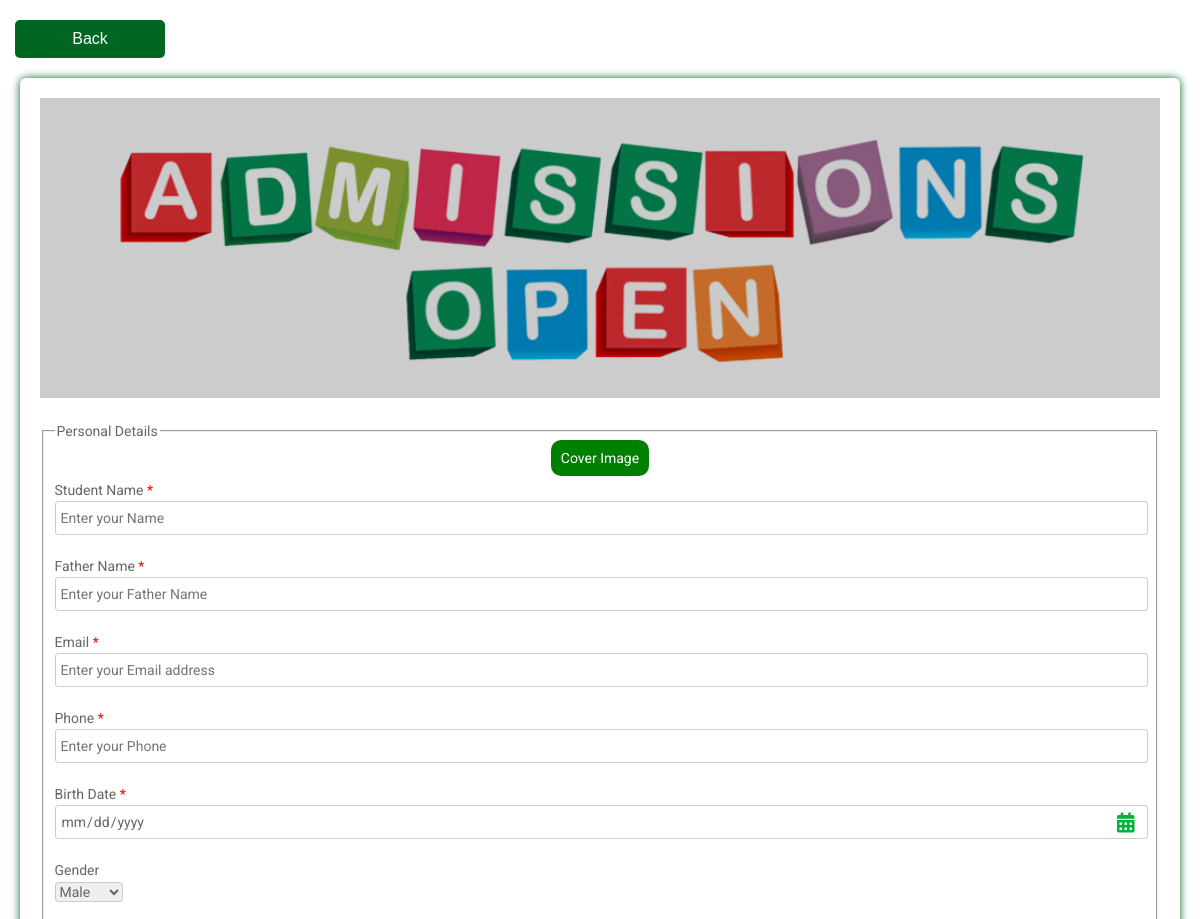
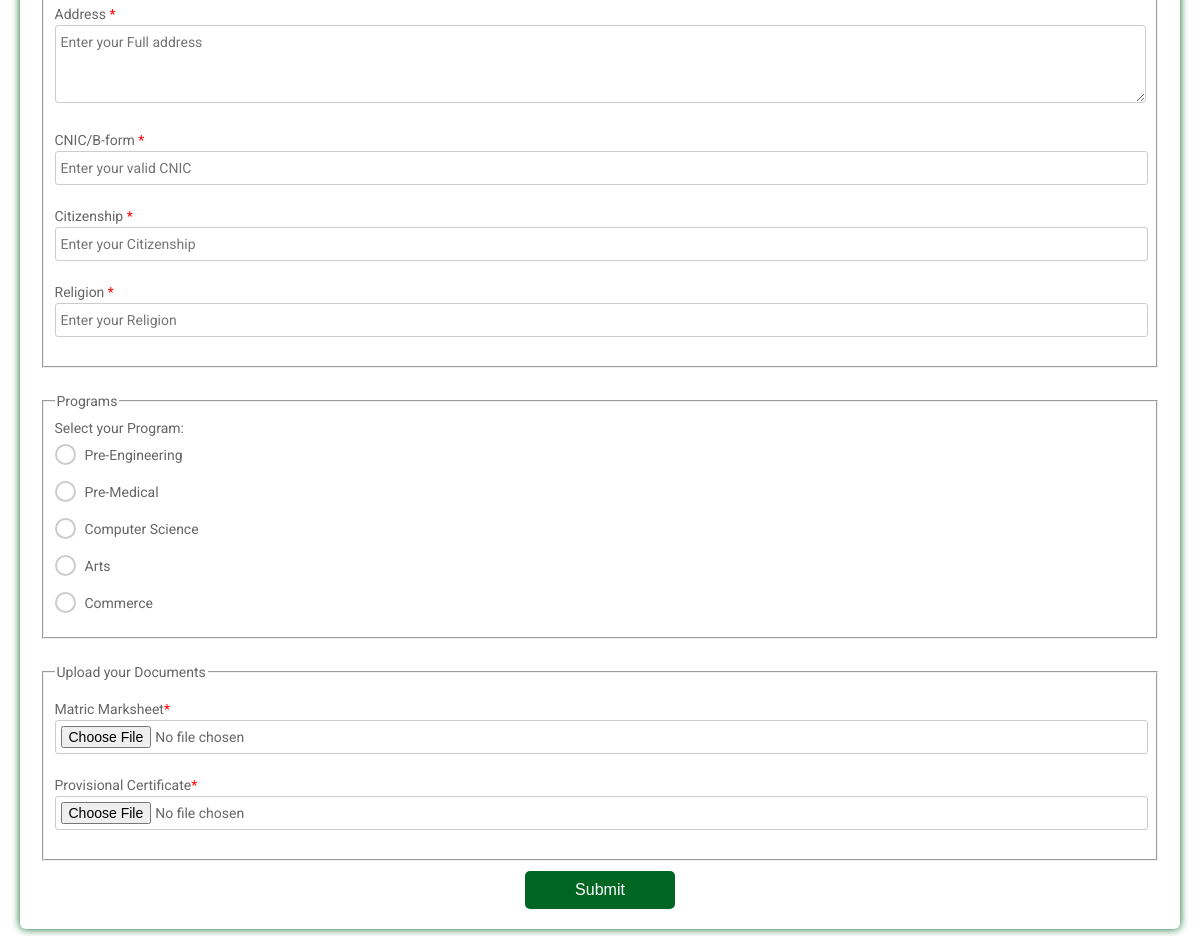
/admissonform.php, run on the app's committed database (2 pictures, top to bottom).
### tables this page shows
CREATE TABLE `program_course` (
  `id` int(11) NOT NULL,
  `program_name` varchar(255) NOT NULL
);

### admissonform.php (the view, shortened to what this page needs)
<?php
include("conn.php");
    ?>
<!DOCTYPE html>
<html>
  <head>
    <link rel="stylesheet" href="https://use.fontawesome.com/releases/v5.5.0/css/all.css">
  </head>
  <body>
    <div style="margin-left: 15px; margin-top: 20px; ">
    <a href="index.php">
    <button>Back</button>
    </a>
    </div>
    <div class="testbox">
      <form action="#" method="post" enctype="multipart/form-data">
        <div class="banner">
        </div>
        <br/>
        <fieldset>
          <legend>Personal Details</legend>
          <div style="width:100%;" align="center">
                <p><label for="file" onclick="picshow()" style="cursor: pointer; color: white; width: 10vw; height: 5vw; background-color: green; padding: 10px; border-radius: 10px;">Cover Image</label></p>
          </div>
            <div class="item">
                <label > Student Name <span>*</span></label>
                <input  type="text" name="studentname" placeholder="Enter your Name" required />
            </div>
            <div class="item">
                <label >Father Name <span>*</span></label>
                <input  type="text" name="fathername"  placeholder="Enter your Father Name" required/>
            </div>
            <div class="item">
                <label >Email <span>*</span></label>
                <input  type="email" name="email"  placeholder="Enter your Email address" required />
            </div>
            <div class="item">
                <label >Phone  <span>*</span></label>
                <input  type="tel" name="phone"  placeholder="Enter your Phone " required />
            </div>
            <div class="item">
                <label>Birth Date <span>*</span></label>
                <input type="date" name="dob"  placeholder="Enter your Date of birth" required />
                <i class="fas fa-calendar-alt"></i>
            </div>
            <div class="item">
                <p>Gender</p>
                <select name="gender"  placeholder="Enter your Gender" required>
                    <option selected value="Male" selected>Male</option>
                </select>
            </div>
            <div class="item">
                <label >Address  <span>*</span></label>
                <textarea name="address" id="" cols="10" rows="3"  placeholder="Enter your Full address" required></textarea>
            </div>
            <div class="item">
                <label >CNIC/B-form <span>*</span></label>
                <input  type="text" name="cnic"  placeholder="Enter your valid CNIC" required />
            </div>
            <div class="item">
                <label >Citizenship <span>*</span></label>
                <input  type="text" name="citizen"  placeholder="Enter your Citizenship" required/>
            </div>
            <div class="item">
                <label >Religion <span>*</span></label>
                <input  type="text" name="rel"  placeholder="Enter your Religion" required />
            </div>
        </fieldset>
        <br/>
        <fieldset>
          <legend>Programs</legend>
           <div class="question">
            <label>Select your Program:</label>
            <div class="question-answer">
              <?php
                $sel_prog = "SELECT * FROM `program_course`";
                $rel_prog = mysqli_query($db, $sel_prog);
                $i = 0;
                while($row = mysqli_fetch_array($rel_prog)) {
                  $i++;
                  ?>
                  <div>
                    <label for="radio_<?php echo $i; ?>" class="radio"><span><?php echo $row[1]; ?></span></label>
                  </div>
                  <?php
                }
              ?>
              </div>
        </fieldset>
        <br>
        <fieldset>
          <legend>Upload your Documents</legend>
          <div class="item">
            <label > Matric Marksheet<span>*</span></label>
            <input  type="file" name="marksheet" accept="image/*" required />
          </div>
          <div class="item">
            <label > Provisional Certificate<span>*</span></label>
            <input  type="file" name="provcertifacate" accept="image/*" required />
          </div>
        </fieldset>
        <div class="btn-block">
          <button type="submit" name="submit">Submit</button>
        </div>
      </form>
    </div>
  </body>
</html>

### admissonform.php (style rules this page uses)
html, body { min-height: 100%; }
body, div, form, input, select, textarea, label, p { padding: 0; margin: 0; outline: none; font-family: Roboto, Arial, sans-serif; font-size: 14px; color: #666; line-height: 22px; }
textarea { width: calc(100% - 12px); padding: 5px; }
.testbox { display: flex; justify-content: center; align-items: center; height: inherit; padding: 20px; }
form { width: 100%; padding: 20px; border-radius: 6px; background: #fff; box-shadow: 0 0 8px #006622; }
.banner { position: relative; height: 300px; background-image: url("assets/images/adform.png"); background-size: contain; background-position: center; background-repeat: no-repeat; display: flex; justify-content: center; align-items: center; text-align: center; }
.banner::after { content: ""; background-color: rgba(0, 0, 0, 0.2); position: absolute; width: 100%; height: 100%; }
input, select, textarea { margin-bottom: 10px; border: 1px solid #ccc; border-radius: 3px; }
input { width: calc(100% - 10px); padding: 5px; }
input[type="date"] { padding: 4px 5px; }
.item { position: relative; margin: 10px 0; }
.item span { color: red; }
.item i, input[type="date"]::-webkit-calendar-picker-indicator { position: absolute; font-size: 20px; color: #00b33c; }
.item i { right: 1%; top: 30px; z-index: 1; }
label.radio { position: relative; display: inline-block; margin: 5px 20px 15px 0; cursor: pointer; }
.question span { margin-left: 30px; }
.question-answer label { display: block; }
label.radio:before { content: ""; position: absolute; left: 0; width: 17px; height: 17px; border-radius: 50%; border: 2px solid #ccc; }
label.radio:after { content: ""; position: absolute; top: 6px; left: 5px; width: 8px; height: 4px; border: 3px solid #006622; border-top: none; border-right: none; transform: rotate(-45deg); opacity: 0; }
.btn-block { margin-top: 10px; text-align: center; }
button { width: 150px; padding: 10px; border: none; border-radius: 5px; background: #006622; font-size: 16px; color: #fff; cursor: pointer; }

### data on the page
program_course: program_name "Pre-Engineering"
program_course: program_name "Pre-Medical"
program_course: program_name "Computer Science"
program_course: program_name "Arts"
program_course: program_name "Commerce"
